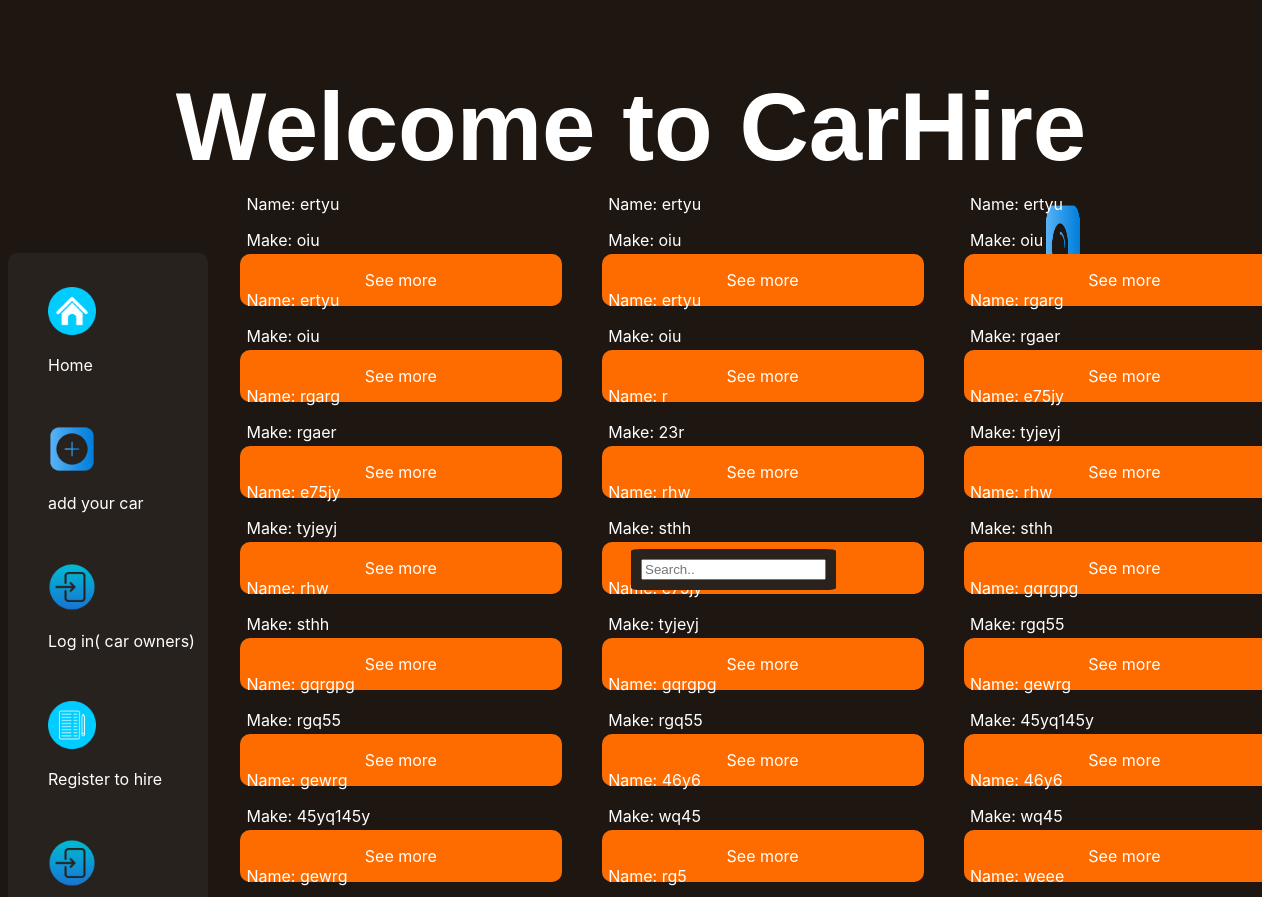
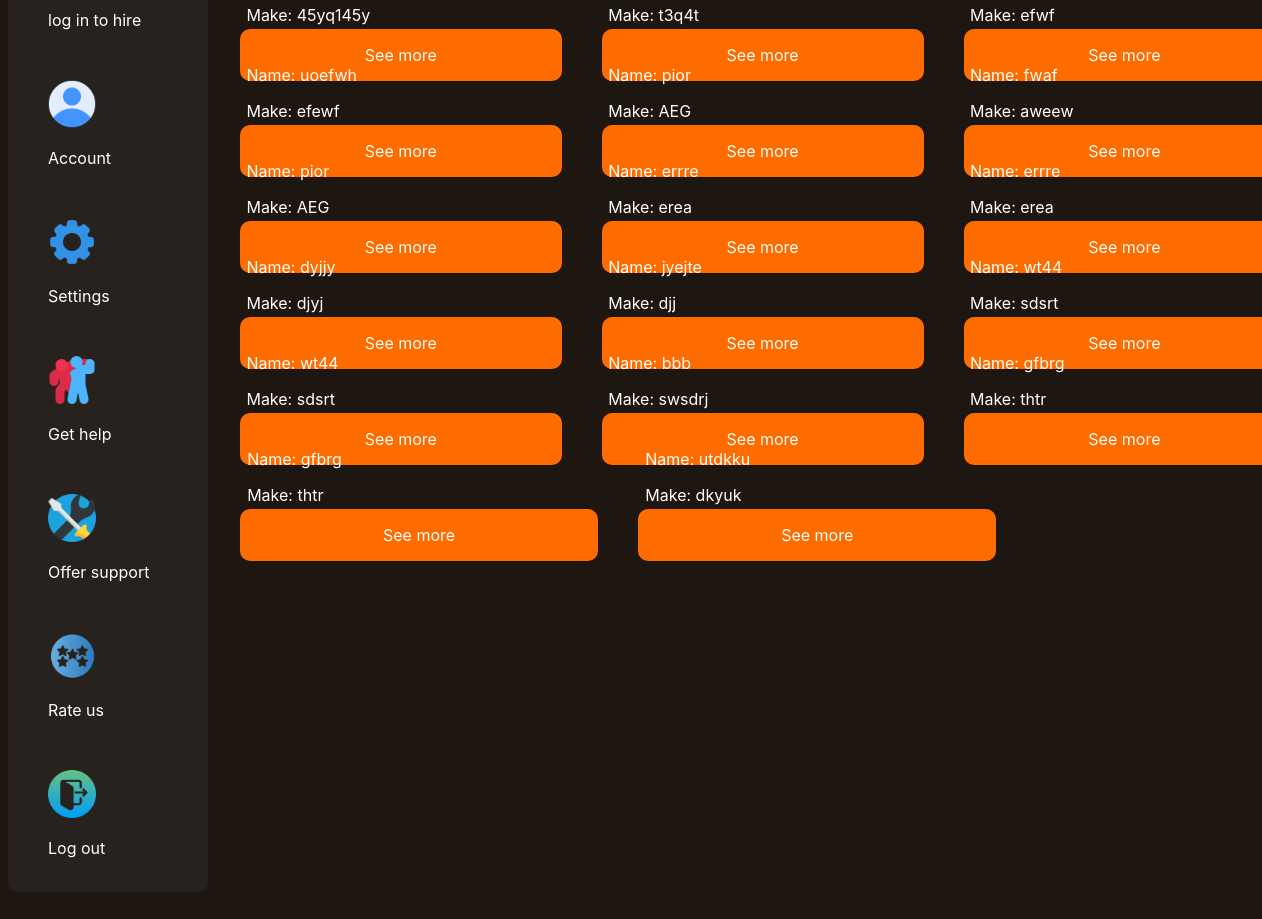
The page / on the database its author committed (2 pictures, top to bottom).
### tables this page shows
CREATE TABLE `cars` (
  `name` varchar(40) NOT NULL,
  `makename` varchar(40) NOT NULL,
  `yearofmodel` int(5) NOT NULL,
  `timeofrent` int(40) DEFAULT NULL,
  `car_owners_id` int(90) NOT NULL,
  `car_id` int(90) NOT NULL,
  `imagename` varchar(100) NOT NULL,
  `location` varchar(100) NOT NULL
);

### application/controllers/Customer.php (called while the page is built, shortened)
<?php
class Customer extends CI_Controller{
    public function index(){
        $customer_location = '';
        $this->load->model('Customer_model');
            $data['results'] = $this->Customer_model-> random_results( $customer_location);
            $data['results_count'] = $this->Customer_model-> random_results_count( $customer_location);
            $this->load->view('welcome',$data);
    }
}

### index.php (called while the page is built, shortened)
<?php
require_once BASEPATH.'core/CodeIgniter.php';

### application/models/Customer_model.php (called while the page is built, shortened)
<?php
class Customer_model extends CI_Model {
         public function random_results($customer_location){
                 $this->db->from('cars');
                 return $this->db->get()->result();
         }
        public function random_results_count($customer_location){
                 $this->db->from('cars');
                 return $this->db->count_all_results();
        }
}

### application/views/welcome.php (the view, shortened to what this page needs)
?><!DOCTYPE html>
<html lang="en">
<head>
    <link rel="stylesheet" href="https://cdnjs.cloudflare.com/ajax/libs/font-awesome/4.7.0/css/font-awesome.min.css">
</head>
<body>
<div class="welcome">
    <h1 >Welcome to CarHire</h1>
</div>
<div class='leftnav'>
    <div class="leftnav imagesdiv">
         <li>
                <br>
                <ul> <a href=""><img class="leftnavimg" src="./images/home.png"alt=""></a><p class="text">Home</p> </ul>
                <br>
                <ul><img class=" leftnavimg" src="./images/add.png" onclick="document.getElementById('addcar').style.visibility='visible'"></img><p class="text"> add your car</p></ul>
                <br>
                <ul><img class=" leftnavimg" src="./images/login.png" onclick="document.getElementById('carownerlogin').style.visibility='visible'"></img><p class="text">Log in( car owners)</p></ul>
                <br>
                <ul><img class="leftnavimg" src="./images/notes.png" alt="" onclick="document.getElementById('regform').style.visibility='visible'"> <p class="text">Register to hire</p></ul>
                <br>
                <ul><img class="leftnavimg" src="./images/login.png" alt="" onclick="document.getElementById('loginform').style.visibility='visible'"> <p class="text">log in to hire</p></ul>
                <br>
                <ul> <img class="leftnavimg" src="./images/user.png" alt=""> <p class="text">Account</p></ul>
                <br>
                <ul> <img class="leftnavimg" src="./images/setting.png" alt="" onclick="document.getElementById('settings').style.visibility='visible'"><p class="text">Settings</p></ul>
                <br>
                <ul> <img class="leftnavimg" src="./images/help.png" alt="" onclick="document.getElementById('gethelp').style.visibility='visible'"><p class="text">Get help</p></ul>
                <br>
                <ul> <img class="leftnavimg" src="./images/settings.png" alt="" onclick="document.getElementById('support').style.visibility='visible'"><p class="text">Offer support</p></ul>
                <br>
                <ul> <img class="leftnavimg" src="./images/star.png" alt=""><p class="text">Rate us</p></ul>
                <br>
                <ul><form  action="<?php echo base_url()?>Customer/log_out" method="post">
                        <input class="leftnavimg" type="image" src="./images/logout.png" name="submit" alt="submit">
                    </form>
                    <p class="text">Log out</p>
                <br>
            </li>
    </div>
</div>
                 <br>
        <?php if (isset($results)): ?>
             <div class="cars-container">
                <?php $counter = 0; ?>
                <?php foreach ($results as $div): ?>
                    <?php if ($counter == 0 || $counter%3 == 0): ?>
                        <div class="carsprevew" >
                    <?php endif; ?>
                    <div class="box search_results" id="">
                        <div class="">
                         </div>
                        <div class="box details">
                            <p class="text">Name: <?php echo $div->name; ?><br></p>
                            <p class="text">Make: <?php echo $div->makename; ?><br></p>
                            <p class="text">Year:<?php echo $div->yearofmodel; ?><br></p>
                        </div><br>
                        <a href="#hire_<?php echo $div->car_id; ?>"> <div class="box seemore" onclick="document.getElementById('hire_<?php echo $div->car_id; ?>').style.visibility='visible'"><p class="text">See more</p></div></a>
                    </div>
                    <?php if (($counter + 1)%3 == 0 || ($counter + 1) == $results_count): ?>
                        </div>
                    <?php endif; ?>
                    <?php $counter++; ?>
                <?php endforeach; ?>
             </div>
             <?php endif; ?>
            <div id="searchdiv" class="searchdiv">
                <form class="search" action="<?php echo base_url()?>Welcome/index" method="post">
                    <input class='placeholder' id="place" type="text" name="search_term" placeholder="Search..">
                </form>
            </div>
</body>
</html>

### application/views/welcome.php (style rules this page uses)
body { background-color: #1E1711; }
.welcome { text-align: center; width: 100%; height: 100%; justify-content: center; align-items: center; display: flex; z-index: 0; color: #fff; font-family: sans-serif; font-size: 300%; font-weight: 400%; }
.leftnav { list-style-type: none; margin-top: 0.5%; display: block; width: 200px; height: auto; background-color: #27221E; left: 20px; border: 2px brown; border-radius: 10px; }
li a { display: block; }
.leftnavimg { width: 30%; }
.text { font-family: -apple-system, BlinkMacSystemFont, 'Segoe UI', Roboto, Oxygen, Ubuntu, Cantarell, 'Open Sans', 'Helvetica Neue', sans-serif; color: white; }
.cars-container { width: 86%; height: auto; position: absolute; top: 250px; left: 220px; z-index: 0; }
.carsprevew { width: 100%; height: auto; position: relative; display: flex; margin-bottom: 20px; }
.carsprevew .search_results { position: relative; height: auto; width: 33%; background-color: #2A231D; margin: 20px; border: 2px brown; border-radius: 10px; bottom: 0; z-index: 0; }
.seemore { background-color: #FE6C00; width: 100%; height: auto; position: absolute; bottom: 0; text-align: center; border: 2px brown; border-radius: 10px; }
.details { width: 100%; height: auto; position: absolute; left: 2%; bottom: 10%; }
a { list-style: none; }
.searchdiv { background-color: #2A231D; width: auto; height: auto; border: 5% brown; border-radius: 5%; z-index: 10; position: absolute; top: 30%; left: 50%; text-align: center; display: block; justify-content: center; align-items: center; display: flex; z-index: 9; }
.placeholder { margin: 10px; }

### rows shown on the page
cars: name "ertyu", makename "oiu"
cars: name "ertyu", makename "oiu"
cars: name "ertyu", makename "oiu"
cars: name "ertyu", makename "oiu"
cars: name "ertyu", makename "oiu"
cars: name "rgarg", makename "rgaer"
cars: name "rgarg", makename "rgaer"
cars: name "r", makename "23r"
cars: name "e75jy", makename "tyjeyj"
cars: name "e75jy", makename "tyjeyj"
cars: name "rhw", makename "sthh"
cars: name "rhw", makename "sthh"
cars: name "rhw", makename "sthh"
cars: makename "tyjeyj"
cars: name "gqrgpg", makename "rgq55"
cars: name "gqrgpg", makename "rgq55"
cars: name "gqrgpg", makename "rgq55"
cars: name "gewrg", makename "45yq145y"
cars: name "gewrg", makename "45yq145y"
cars: name "46y6", makename "wq45"
cars: name "46y6", makename "wq45"
cars: name "gewrg", makename "45yq145y"
cars: name "rg5", makename "t3q4t"
cars: name "weee", makename "efwf"
cars: name "uoefwh", makename "efewf"
cars: name "pior", makename "AEG"
cars: name "fwaf", makename "aweew"
cars: name "pior", makename "AEG"
cars: name "errre", makename "erea"
cars: name "errre", makename "erea"
cars: name "dyjjy", makename "djyj"
cars: name "jyejte", makename "djj"
cars: name "wt44", makename "sdsrt"
cars: name "wt44", makename "sdsrt"
cars: name "bbb", makename "swsdrj"
cars: name "gfbrg", makename "thtr"
cars: name "gfbrg", makename "thtr"
cars: name "utdkku", makename "dkyuk"
